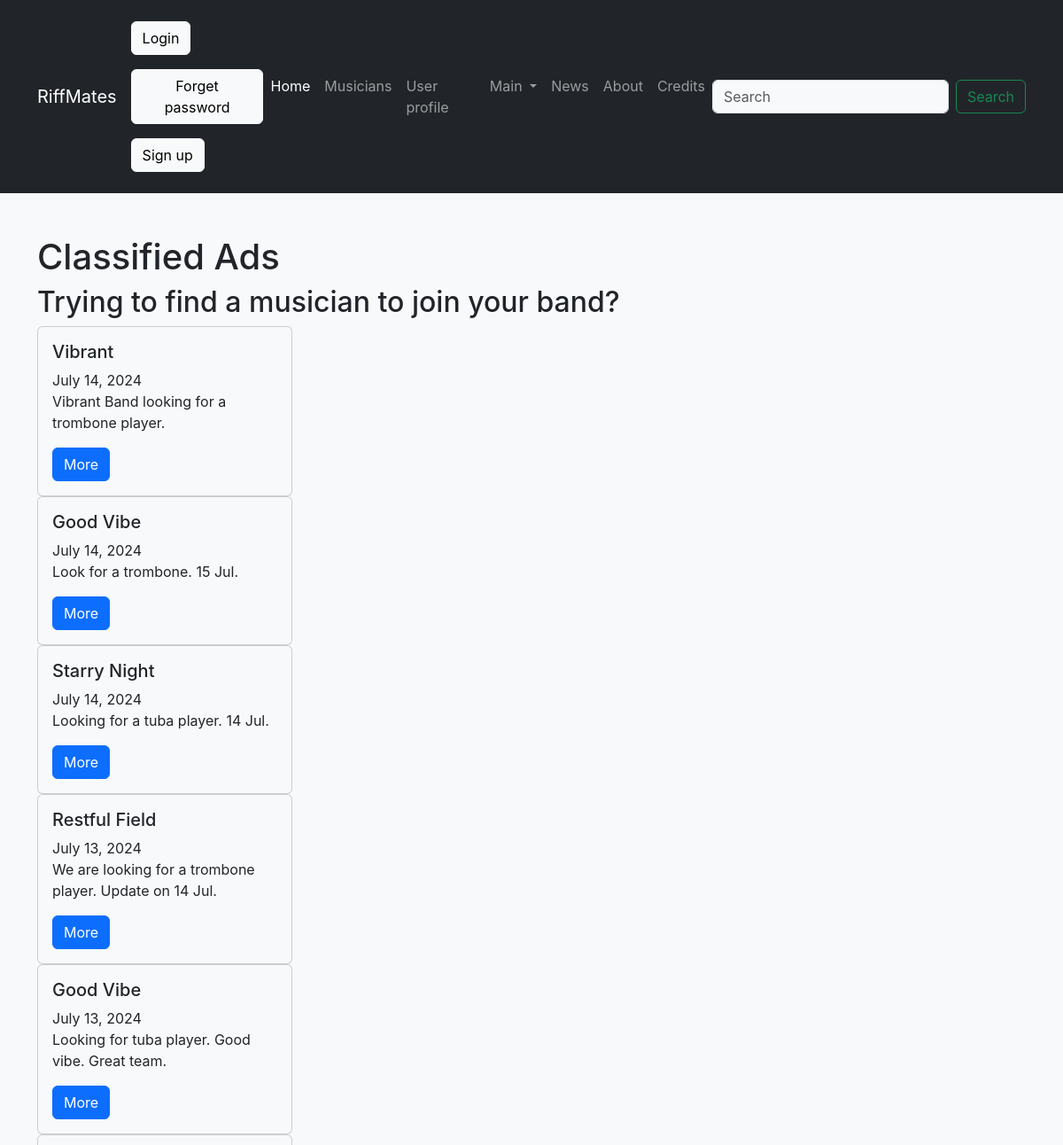
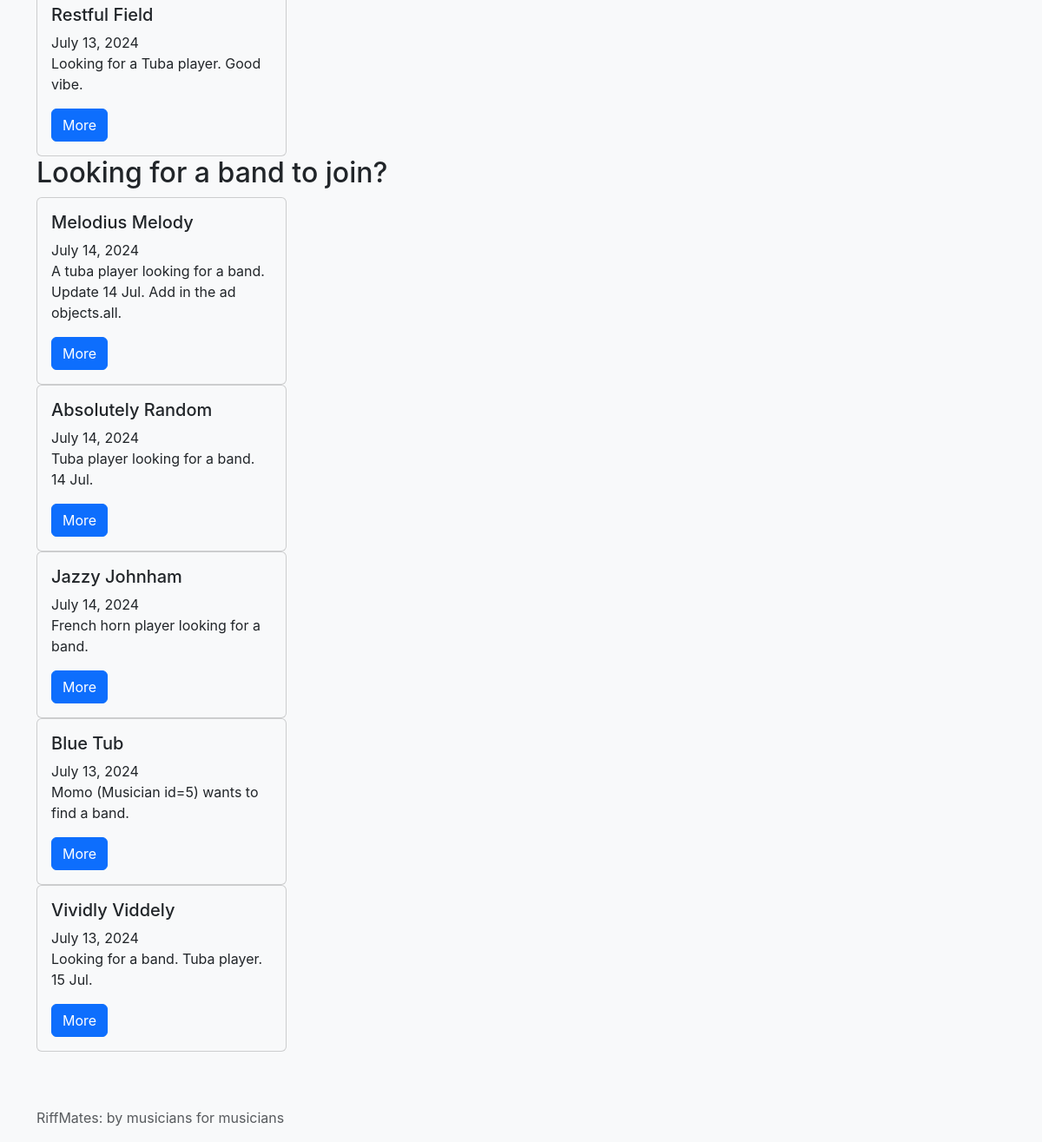
The app's page /content/ads_listing/ with its own data (2 pictures, top to bottom).
### content/models.py (models this page shows, shortened)
class SeekingAd(models.Model):
    id = models.SmallAutoField(primary_key=True)
    create_date = models.DateField(auto_now_add=True)
    owner = models.ForeignKey(User, on_delete=models.CASCADE)
    seeking_choices = {
        "M": "MUSICIAN",
        "B": "BAND"
    }
    seeking = models.CharField(
        max_length=1,
        choices = seeking_choices,
    )
    musician = models.ForeignKey(
        to=Musician,
        on_delete=models.SET_NULL,
        blank=True,
        null=True
    )
    band = models.ForeignKey(
        to=BandGroup,
        on_delete=models.SET_NULL,
        blank=True,
        null=True,
    )
    ads = models.TextField(
        max_length=300,
    )
    class Meta:
        ordering = ["-create_date"]

### bands/models.py (models this page shows, shortened)
class BandGroup(models.Model):
    id = models.SmallAutoField(primary_key=True)
    name = models.CharField(max_length=20, default="Band Group", verbose_name="Band group")
    members = models.ManyToManyField(to="bands.Musician", verbose_name="Members")
    class Meta:
        ordering = ["name"]

class Musician(models.Model):
    id = models.SmallAutoField(
        primary_key=True,
    )
    first_name = models.CharField(
        verbose_name="First name",
        max_length=50,
        error_messages="Enter your first name",
    )
    last_name = models.CharField(
        verbose_name="Last name",
        max_length=50,
        error_messages="Enter your last name",
    )
    birth = models.DateField(
        verbose_name = "Date of birth",
        blank=True,
        error_messages="Enter your date of birth",
    )
    STYLE_MUSIC = {
        "ROCK": "Rock and roll",
        "RELA": "Relaxing",
        "LIVE": "Lively",
    }
    style = models.CharField(
        verbose_name="Style of music",
        max_length=4,
        choices=STYLE_MUSIC,
        default="RELA",
        error_messages="Choose your style of music",
    )
    description = models.TextField(
        verbose_name="Description",
        max_length=300,
        blank=True,
        error_messages="Enter a description"
    )
    picture = models.ImageField(
        verbose_name="Your profile picture",
        max_length=500000, # 500KB,
        blank=True, null=True,
        help_text="Photo in JPG and PNG format only. Not more than 500KB.",
        error_messages="Upload a picture",
    )
    class Meta:
        ordering = ["first_name"]

### content/views.py (the view)
def ads_listing(request):
    data = {
        'seeking_musician': SeekingAd.objects.filter(
            seeking=MusicianBandChoice.MUSICIAN
        ),
        'seeking_band': SeekingAd.objects.filter(
            seeking=MusicianBandChoice.BAND
        ),
    }
    return render(request=request,
           template_name="ads_listing.html",
           context=data)

### content/templates/ads_listing.html (shortened to what this page needs)
{% extends "base.html" %}
{% block content %}
    <h1>Classified Ads</h1>
    <h2>Trying to find a musician to join your band?</h2>
    {% for m in seeking_musician %}
    <div class="card" style="width: 18rem;">
        <div class="card-body">
            <h5 class="card-title">
                {{ m.band.name }}
            </h5>
            <p class="card-text">
                {{ m.create_date }}
                <br>
                {{ m.ads }}
            </p>
            <a href="#" class="btn btn-primary">More</a>
        </div>
    </div>
    {% endfor %}
    <h2>Looking for a band to join?</h2>
    {% for b in seeking_band %}
    <div class="card" style="width: 18rem;">
        <div class="card-body">
            <h5 class="card-title">
                {{ b.musician.first_name }} {{ b.musician.last_name }}
            </h5>
            <p class="card-text">
                {{ b.create_date }}
                <br>
                {{ b.ads }}
            </p>
            <a href="#" class="btn btn-primary">More</a>
        </div>
    </div>
    {% endfor %}
{% endblock content %}

### static/styles.css (style rules this page uses)
:root { --bs-body-bg: var(--bs-gray-100); }

### hello/static/main.css (style rules this page uses)
body { margin: 0; font-family: -apple-system, BlinkMacSystemFont, "Segoe UI", "Roboto", "Oxygen", "Ubuntu", "Cantarell", "Fira Sans", "Droid Sans", "Helvetica Neue", sans-serif; -webkit-font-smoothing: antialiased; -moz-osx-font-smoothing: grayscale; }

### records on screen
SeekingAd: band.name "Vibrant", create_date "July 14, 2024", ads "Vibrant Band looking for a trombone player."
SeekingAd: band.name "Good Vibe", create_date "July 14, 2024", ads "Look for a trombone. 15 Jul."
SeekingAd: band.name "Starry Night", create_date "July 14, 2024", ads "Looking for a tuba player. 14 Jul."
SeekingAd: band.name "Restful Field", create_date "July 13, 2024", ads "We are looking for a trombone player. Update on 14 Jul."
SeekingAd: band.name "Good Vibe", create_date "July 13, 2024", ads "Looking for tuba player. Good vibe. Great team."
SeekingAd: band.name "Restful Field", create_date "July 13, 2024", ads "Looking for a Tuba player. Good vibe."
SeekingAd: musician.first_name "Melodius", musician.last_name "Melody", create_date "July 14, 2024", ads "A tuba player looking for a band. Update 14 Jul. Add in the ad objects.all."
SeekingAd: musician.first_name "Absolutely", musician.last_name "Random", create_date "July 14, 2024", ads "Tuba player looking for a band. 14 Jul."
SeekingAd: musician.first_name "Jazzy", musician.last_name "Johnham", create_date "July 14, 2024", ads "French horn player looking for a band."
SeekingAd: musician.first_name "Blue", musician.last_name "Tub", create_date "July 13, 2024", ads "Momo (Musician id=5) wants to find a band."
SeekingAd: musician.first_name "Vividly", musician.last_name "Viddely", create_date "July 13, 2024", ads "Looking for a band. Tuba player. 15 Jul."
